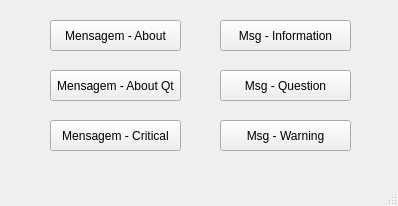
<?xml version="1.0" encoding="UTF-8"?>
<ui version="4.0">
 <class>MainWindow</class>
 <widget class="QMainWindow" name="MainWindow">
  <property name="geometry">
   <rect>
    <x>0</x>
    <y>0</y>
    <width>398</width>
    <height>206</height>
   </rect>
  </property>
  <property name="windowTitle">
   <string>MainWindow</string>
  </property>
  <widget class="QWidget" name="centralwidget">
   <widget class="QPushButton" name="pushButton">
    <property name="geometry">
     <rect>
      <x>50</x>
      <y>20</y>
      <width>131</width>
      <height>31</height>
     </rect>
    </property>
    <property name="text">
     <string>Mensagem - About</string>
    </property>
   </widget>
   <widget class="QPushButton" name="pushButton_2">
    <property name="geometry">
     <rect>
      <x>50</x>
      <y>70</y>
      <width>131</width>
      <height>31</height>
     </rect>
    </property>
    <property name="text">
     <string>Mensagem - About Qt</string>
    </property>
   </widget>
   <widget class="QPushButton" name="pushButton_3">
    <property name="geometry">
     <rect>
      <x>50</x>
      <y>120</y>
      <width>131</width>
      <height>31</height>
     </rect>
    </property>
    <property name="text">
     <string>Mensagem - Critical</string>
    </property>
   </widget>
   <widget class="QPushButton" name="pushButton_4">
    <property name="geometry">
     <rect>
      <x>220</x>
      <y>20</y>
      <width>131</width>
      <height>31</height>
     </rect>
    </property>
    <property name="text">
     <string>Msg - Information</string>
    </property>
   </widget>
   <widget class="QPushButton" name="pushButton_5">
    <property name="geometry">
     <rect>
      <x>220</x>
      <y>70</y>
      <width>131</width>
      <height>31</height>
     </rect>
    </property>
    <property name="text">
     <string>Msg - Question</string>
    </property>
   </widget>
   <widget class="QPushButton" name="pushButton_6">
    <property name="geometry">
     <rect>
      <x>220</x>
      <y>120</y>
      <width>131</width>
      <height>31</height>
     </rect>
    </property>
    <property name="text">
     <string>Msg - Warning</string>
    </property>
   </widget>
  </widget>
  <widget class="QMenuBar" name="menubar">
   <property name="geometry">
    <rect>
     <x>0</x>
     <y>0</y>
     <width>398</width>
     <height>21</height>
    </rect>
   </property>
  </widget>
  <widget class="QStatusBar" name="statusbar"/>
 </widget>
 <resources/>
 <connections/>
</ui>
